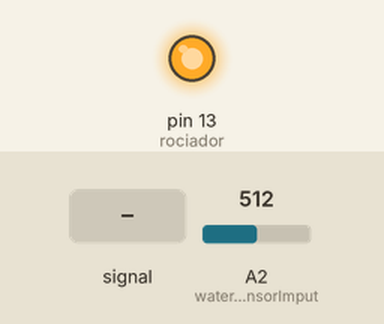
This sketch was run on a simulated Arduino Uno, built with avr-gcc and run on an emulated ATmega328P. Parts: output pins drawn as LEDs (lit = HIGH). The test bench sets the inputs (shaded band); at power-on: A2 (waterSensorImput) = 512. What the sketch prints to the serial monitor is not drawn.

Above: at 1.2 s.
1.3 s: A2 (waterSensorImput) fed a 200 Hz sine of ±255 counts around its level
At 2.5 s:
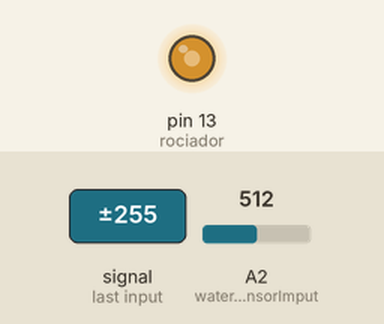
2.8 s: A2 (waterSensorImput) set to 610
At 3.1 s:
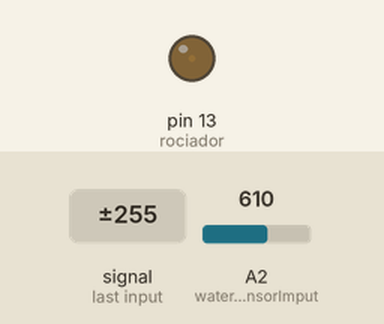
4.3 s: A2 (waterSensorImput) set to 588
At 4.7 s:
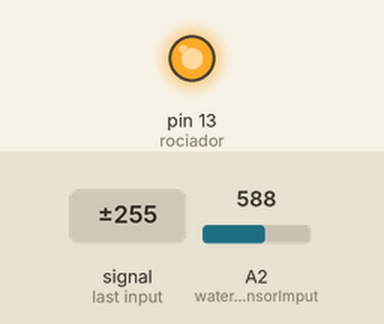
Timing chart, 0 to 7.3 s (numbered marks = the images above; inputs shaded):
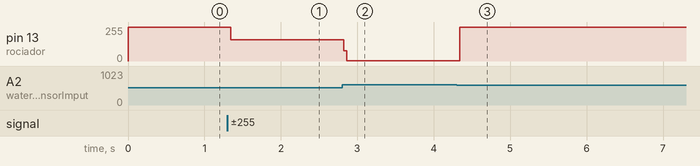

Measured:
- the behaviour switches between 600 and 599 on A2 (waterSensorImput) (found by bisection; images 2 and 3)
- after the input at 1.3 s, pin 13 (rociador): 255/255 → 158/255 at once
- after the input at 2.8 s, pin 13 (rociador): 158/255 → 2/255 at once
- after the input at 4.3 s, pin 13 (rociador): 2/255 → 255/255 at once

The sketch:

WaterSensor.ino
```cpp
const int waterSensorImput = A2;
const int rociador = 13;
int entrada;
const int threshold = 600;


void setup() {
  // put your setup code here, to run once:
  pinMode(rociador, OUTPUT);
  Serial.begin(115200);

}

void loop() {
  // put your main code here, to run repeatedly:
  entrada = analogRead(waterSensorImput);

  Serial.println(entrada);

  digitalWrite(rociador, HIGH);

  if(entrada >= threshold) {
      digitalWrite(rociador, LOW);
  }


}
```
